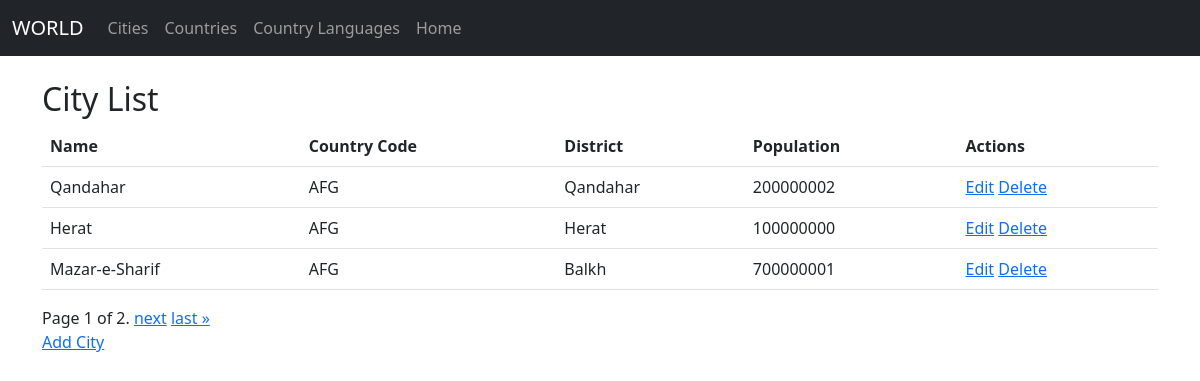
/myapp/cities/, run on the app's committed database.
### myapp/models.py (models this page shows, shortened)
class BaseModel(models.Model):
    created_at = models.DateTimeField(default=timezone.now)
    updated_at = models.DateTimeField(auto_now=True)
    class Meta:
        abstract = True
        app_label = 'myapp'

class City(BaseModel):
    name = models.CharField(max_length=100)
    country_code = models.CharField(max_length=3)
    district = models.CharField(max_length=100)
    population = models.IntegerField()

### myapp/views.py (the view)
# urls.py: path('cities/', city_list, name='city_list'),
def city_list(request):
    cities = City.objects.all()
    paginator = Paginator(cities, 3)  # Show 10 cities per page
    page = request.GET.get('page')
    try:
        cities = paginator.page(page)
    except PageNotAnInteger:
        cities = paginator.page(1)
    except EmptyPage:
        cities = paginator.page(paginator.num_pages)
    return render(request, 'myapp/city_list.html', {'cities': cities})

### myapp/templates/myapp/city_list.html (shortened to what this page needs)
{% extends 'base.html' %}
{% block content %}
  <h2>City List</h2>
  <table class="table">
    <thead>
      <tr>
        <th scope="col">Name</th>
        <th scope="col">Country Code</th>
        <th scope="col">District</th>
        <th scope="col">Population</th>
        <th scope="col">Actions</th>
      </tr>
    </thead>
    <tbody>
      {% for city in cities %}
        <tr>
          <td>{{ city.name }}</td>
          <td>{{ city.country_code }}</td>
          <td>{{ city.district }}</td>
          <td>{{ city.population }}</td>
          <td>
            <a href="{% url 'city_update' city.pk %}">Edit</a>
            <a href="{% url 'city_delete' city.pk %}">Delete</a>
          </td>
        </tr>
      {% endfor %}
    </tbody>
  </table>
  <div class="pagination">
    <span class="step-links">
        <span class="current">
            Page {{ cities.number }} of {{ cities.paginator.num_pages }}.
        </span>
        {% if cities.has_next %}
            <a href="?page={{ cities.next_page_number }}">next</a>
            <a href="?page={{ cities.paginator.num_pages }}">last &raquo;</a>
        {% endif %}
    </span>
  </div>
  <a href="{% url 'city_create' %}">Add City</a>
{% endblock %}

### data on the page
City: name "Qandahar", country_code "AFG", district "Qandahar", population "200000002"
City: name "Herat", country_code "AFG", district "Herat", population "100000000"
City: name "Mazar-e-Sharif", country_code "AFG", district "Balkh", population "700000001"

### other printed values
{{ cities.number }} "1"
{{ cities.paginator.num_pages }} "2"
